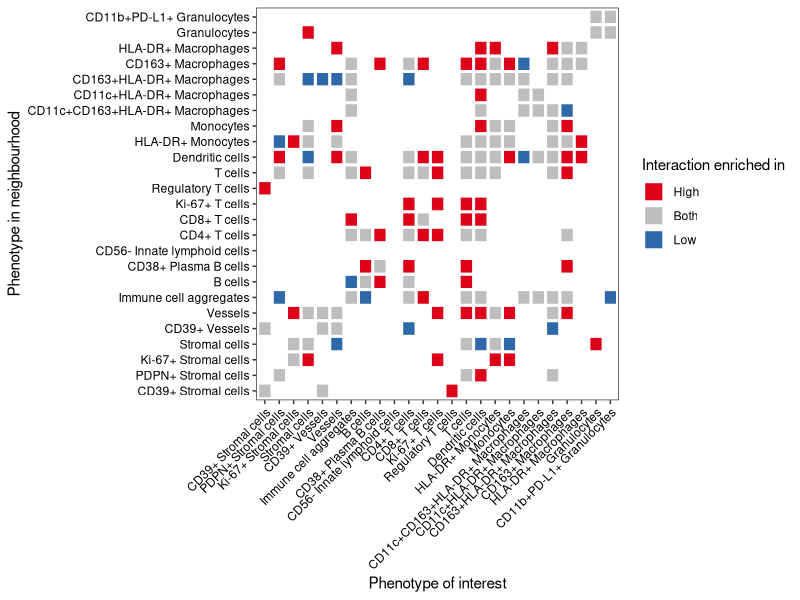

Reproduce this figure in R.
## Script for visualisation of the interaction analysis, comparing the T cell groups from the imaging mass cytometry data  
# R version 4.0.2

#### Set up environment ####
rm(list = ls())

# List of required libraries
library(ggplot2)

# Read results from interaction analysis with ImaCyte & the order for the plot
df_comp <- read.delim("./input_files/interaction_analysis_Tcell_groups.tsv")
phenotypes_ordered <- read.delim("./input_files/axis_order_interaction_analysis.tsv")

#### Figure 3C ####
# Plot the tile plot comparing significant interactions between both T cell groups
ggplot(data = df_comp, 
       aes(x = Pheno_interest, y = Pheno_neighbour, fill = Group))+
  scale_x_discrete(limits=phenotypes_ordered$phenotypes)+ 
  scale_y_discrete(limits=phenotypes_ordered$phenotypes)+ 
  geom_tile(color = "white", lwd = 1, linetype = 1)+ 
  scale_fill_manual(name = "Interaction enriched in", 
                    breaks = c("High", "Both", "Low"), 
                    values = c("#DC0018", "grey", "#2D69A9"),
                    na.value = "white")+
  xlab("Phenotype of interest")+
  ylab("Phenotype in neighbourhood")+
  theme_bw()+
  theme(axis.text.x = element_text(angle = 45, hjust=1),
        axis.text = element_text(color = "black"),
        panel.grid = element_blank())
